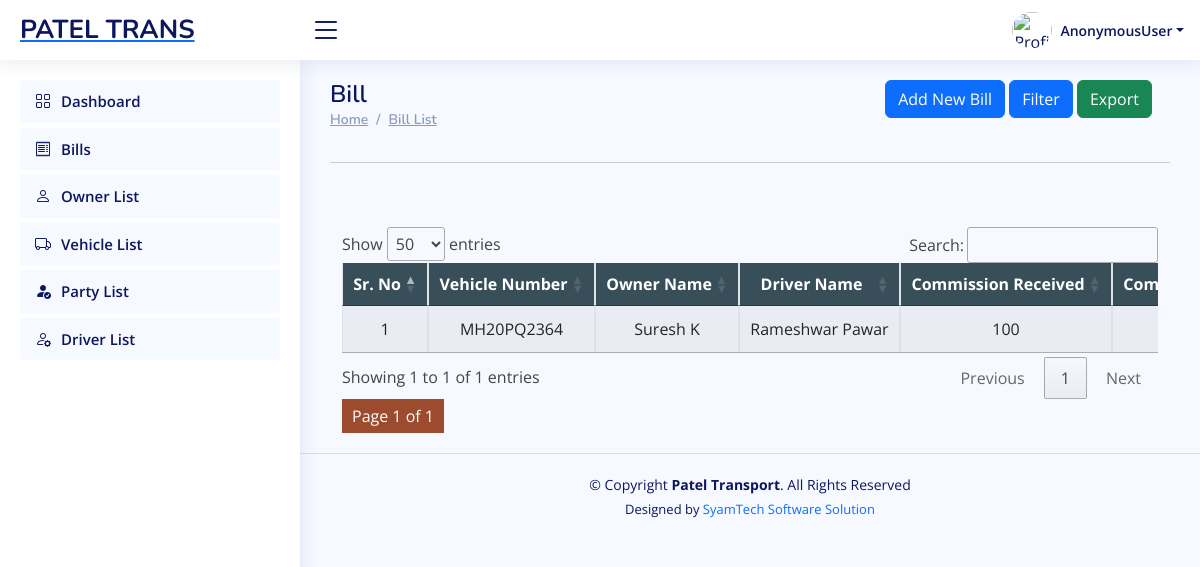
Screenshot of /software/bill_list/ with the database file from the repository.
### Developer/models.py (models this page shows, shortened)
class Bill(models.Model):
    business = models.ForeignKey(Business, on_delete=models.CASCADE, null=True, blank=True)
    bill_number = models.CharField(max_length=10, unique=True, editable=False, db_index=True)
    party = models.ForeignKey(
        'Party', on_delete=models.SET_NULL, related_name='bills', verbose_name="Party Name", null=True, blank=True
    )
    driver = models.ForeignKey(
        'Driver', on_delete=models.SET_NULL, null=True, blank=True, related_name='bills', verbose_name="Driver"
    )
    vehicle = models.ForeignKey(
        'Vehicle', on_delete=models.CASCADE,  related_name='bills', verbose_name="Vehicle"
    )
    reference = models.ForeignKey(
        'VehicleOwner', on_delete=models.SET_NULL, null=True, blank=True, related_name='referenced_bills', verbose_name="Referenced By"
    )
    from_location = models.CharField(max_length=255, verbose_name="From Location")
    to_location = models.CharField(max_length=255, verbose_name="To Location")
    material_type = models.CharField(max_length=255, null=True, blank=True, verbose_name="Type of Material")
    rent_amount = models.DecimalField(max_digits=10, decimal_places=0, verbose_name="Rent Amount")
    advance_amount = models.DecimalField(max_digits=10, decimal_places=0, verbose_name="Advance Amount")
    pending_amount = models.DecimalField(max_digits=10, decimal_places=0, default=0, verbose_name="Pending Amount")
    commission = models.DecimalField(max_digits=10, decimal_places=0, null=True, blank=True,default=0,  verbose_name="Commission")
    commission_charge = models.DecimalField(max_digits=10, decimal_places=0, null=True, blank=True,default=0,  verbose_name="Commission Amount")
    commission_received = models.DecimalField(max_digits=10, decimal_places=0, null=True, blank=True,default=0,  verbose_name="Commission Received")
    commission_pending = models.DecimalField(max_digits=10, decimal_places=0, null=True, blank=True,default=0,  verbose_name="Commission Pending")
    notes = models.TextField(null=True, blank=True, verbose_name="Additional Notes")
    bill_date = models.DateField(verbose_name="Bill Date")
    commission_received_date = models.DateField(null=True, blank=True, verbose_name="Commission Received Date")
    class Meta:
        ordering = ['-bill_date']

class Vehicle(models.Model):
    owner = models.ForeignKey(VehicleOwner, on_delete=models.CASCADE, null=True, blank=True)
    business = models.ForeignKey(Business, on_delete=models.CASCADE, null=True, blank=True)
    vehicle_number = models.CharField(max_length=20, unique=True)  # License plate number
    vehicle_name = models.CharField(max_length=100, null=True, blank=True)
    model_name = models.CharField(max_length=255, null=True, blank=True)
    notes = models.TextField(null=True, blank=True)
    document1 = models.FileField(upload_to='vehicle_documents/', null=True, blank=True)
    document2 = models.FileField(upload_to='vehicle_documents/', null=True, blank=True)
    created_at = models.DateTimeField(auto_now_add=True)
    updated_at = models.DateTimeField(auto_now=True)
    def __str__(self):
        if self.vehicle_name:
            return f"{self.vehicle_name} - ({self.vehicle_number[:-5]} {self.vehicle_number[-4:]})"
        else:
            return f"{self.vehicle_number[:-5]} {self.vehicle_number[-4:]}"

class VehicleOwner(models.Model):
    business = models.ForeignKey(Business, on_delete=models.CASCADE,null=True, blank=True)
    owner_name = models.CharField(max_length=255)
    owner_mobile_number = models.CharField(max_length=15)
    owner_alternate_mobile_number = models.CharField(max_length=15, null=True, blank=True)
    pan_card = models.FileField(upload_to='vehicle_owner_documents/pan_cards/', null=True, blank=True)
    adhar_card = models.FileField(upload_to='vehicle_owner_documents/adhar_cards/', null=True, blank=True)
    document1 = models.FileField(upload_to='vehicle_owner_documents/other_documents/', null=True, blank=True)
    document2 = models.FileField(upload_to='vehicle_owner_documents/other_documents/', null=True, blank=True)
    created_at = models.DateTimeField(auto_now_add=True)
    updated_at = models.DateTimeField(auto_now=True)
    def __str__(self):
        return f"{self.owner_name} - {self.owner_mobile_number}"

class Driver(models.Model):
    business = models.ForeignKey(Business, on_delete=models.CASCADE, null=True, blank=True)
    driver_name = models.CharField(max_length=255)
    licence = models.FileField(upload_to='driver_documents/licence/', null=True, blank=True)
    adhar_card = models.FileField(upload_to='driver_documents/adhar_cards/', null=True, blank=True)
    document1 = models.FileField(upload_to='party_documents/other_documents/', null=True, blank=True)
    document2 = models.FileField(upload_to='party_documents/other_documents/', null=True, blank=True)
    profile_photo = models.ImageField(upload_to='driver_documents/profile_photos/', null=True, blank=True)
    mobile = models.CharField(max_length=15, null=True, blank=True)
    alternate_mobile = models.CharField(max_length=15, null=True, blank=True)
    created_at = models.DateTimeField(auto_now_add=True)
    updated_at = models.DateTimeField(auto_now=True)
    def __str__(self):
        return self.driver_name

### Software/views.py (the view)
# urls.py: path('bill_list/', bill_list, name='software_bill_list'),
def bill_list(request):
    bill_form = BillForm(initial={'bill_date':date.today()})
    bill_rec = Bill.objects.only(
        'id', 'from_location', 'to_location', 'rent_amount', 'pending_amount'
    ).order_by('-id')
    owner_rec = VehicleOwner.objects.only('id', 'owner_name').order_by('-id')
    vehicle_rec = Vehicle.objects.only('id', 'vehicle_number').order_by('-id')
    party_rec = Party.objects.only('id', 'name', 'mobile').order_by('-id')
    driver_rec = Driver.objects.only('id', 'driver_name', 'mobile').order_by('-id')
    filter = BillFilter(request.GET, queryset=bill_rec)
    filtered_rec = filter.qs  # Filtered queryset
    paginator = Paginator(filtered_rec, 50)  # Show 10 job cards per page.
    page_number = request.GET.get('page')  # Get the page number from the GET request
    page_obj = paginator.get_page(page_number)  # Get the corresponding page object
    filter_params = request.GET.copy()  # Copy the GET parameters
    if 'page' in filter_params:
        del filter_params['page']  # Remove the page parameter if it exists
    context={
        'bill_form': bill_form,
        'bill_rec': page_obj,
        'owner_rec': owner_rec,
        'party_rec': party_rec,
        'driver_rec': driver_rec,
        'vehicle_rec': vehicle_rec,
        'filter_params': filter_params.urlencode(),
        'filter': filter,
        }
    return render(
        request,
        'software_bill_list.html',
        context
    )

### Developer/models.py (called while the page is built)
    def __str__(self):
        return self.name

### Software/templates/software_bill_list.html (shortened to what this page needs)
{% extends "software_base.html" %}
{% load crispy_forms_tags %}
{% block content %}
<main id="main" class="main">
    <div class="row">
        <div class="col-sm-6">
            <div class="pagetitle">
                <h1>Bill</h1>
                <nav>
                    <ol class="breadcrumb">
                        <li class="breadcrumb-item"><a href="#">Home</a></li>
                        <li class="breadcrumb-item"><a href="#">Bill List </a></li>
                    </ol>
                </nav>
            </div>
        </div>
        <div class="col-sm-6">
            <div class="container" style="max-width:97%;">
                <div class="text-lg-end text-start">
                    <a href="#" class="btn btn-primary" data-toggle="modal" data-target="#model_create_bill"> Add New Bill</a>
                    <a href="#" class="btn btn-primary" data-toggle="modal" data-target="#model_filter"> Filter</a>
                    <a href="#" class="btn btn-success" data-toggle="modal" data-target="#model_export_bill"> Export</a>
                </div>
            </div>
        </div>
    </div>
    <section class="section dashboard">
<hr>
        <div class="container">
            <div class="row justify-content-center align-items-center">
                <div class="col-sm-12"> <br><br>
                    <div class="row">
                        <div class="container" style=" overflow:scroll;">
                            <table id="bill_table" class="table table-striped table-bordered" style="width:100%; min-width: max-content;">
                                <thead>
                                    <tr style="background-color: rgb(56, 79, 90);">
                                        <th scope="col" class="text-center text-white">Sr. No</th>
                                        <th scope="col" class="text-center text-white">Vehicle Number</th>
                                        <th scope="col" class="text-center text-white">Owner Name</th>
                                        <th scope="col" class="text-center text-white">Driver Name</th>
                                        <th scope="col" class="text-center text-white">Commission Received</th>
                                        <th scope="col" class="text-center text-white">Commission Pending</th>
                                    </tr>
                                </thead>
                                <tbody>
                                    {% if bill_rec %}
                                    {% for r in bill_rec %}
                                    <tr>
                                        <td class="text-center">{{ forloop.counter }}</td>
                                        <td class="text-center">{{ r.vehicle.vehicle_number }} </td>
                                        <td class="text-center">{{ r.vehicle.owner.owner_name }} </td>
                                        <td class="text-center">{{ r.driver.driver_name }} </td>
                                        <td class="text-center">{{ r.commission_received }} </td>
                                        <td class="text-center">{{ r.commission_pending }} </td>
                                    </tr>
                                    {% endfor %}
                                    {% else %}
                                    <tr>
                                        <td colspan="10" class="text-center">No Bills Found</td>
                                    </tr>
                                    {% endif %}
                                </tbody>
                            </table>
                            <div class="pagination-container">
                                <div class="pagination">
                                    <span class="current-page">Page {{ bill_rec.number }} of {{ bill_rec.paginator.num_pages }}</span>
                                </div>
                            </div>
                        </div>
                    </div>
                </div>
            </div>
        </div>
</main>
{% endblock content %}

### rows the page displays
Bill: vehicle.vehicle_number "MH20PQ2364", vehicle.owner.owner_name "Suresh K", driver.driver_name "Rameshwar Pawar", commission_received "100"

### other values shown
{{ request.user }} "AnonymousUser"
{{ bill_rec.number }} "1"
{{ bill_rec.paginator.num_pages }} "1"
